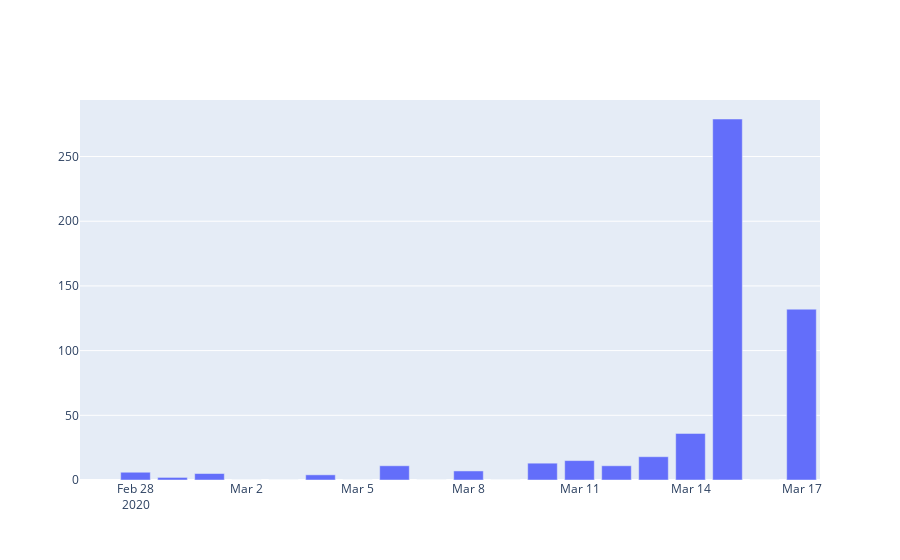

This figure's notebook cell:
### Code cell
############# HIST last day

fig_hist = go.Figure(data=[
    go.Bar(y=df_cases[ca].diff(), x=df_cases.index, name="Daily new cases"),
])
fig_hist.show()

### Figure 1 — Plotly figure (JSON) as saved in the notebook; plotly's stock layout.template omitted (floating-point values rounded to 4 significant figures)
{"data": [{"name": "Daily new cases", "type": "bar", "x": ["2020-02-27T00:00:00", "2020-02-28T00:00:00", "2020-02-29T00:00:00", "2020-03-01T00:00:00", "2020-03-02T00:00:00", "2020-03-03T00:00:00", "2020-03-04T00:00:00", "2020-03-05T00:00:00", "2020-03-06T00:00:00", "2020-03-07T00:00:00", "2020-03-08T00:00:00", "2020-03-09T00:00:00", "2020-03-10T00:00:00", "2020-03-11T00:00:00", "2020-03-12T00:00:00", "2020-03-13T00:00:00", "2020-03-14T00:00:00", "2020-03-15T00:00:00", "2020-03-16T00:00:00", "2020-03-17T00:00:00"], "y": [null, 6, 2, 5, 0, 0, 4, 0, 11, 0, 7, 0, 13, 15, 11, 18, 36, 279, 0, 132]}], "layout": {}}
